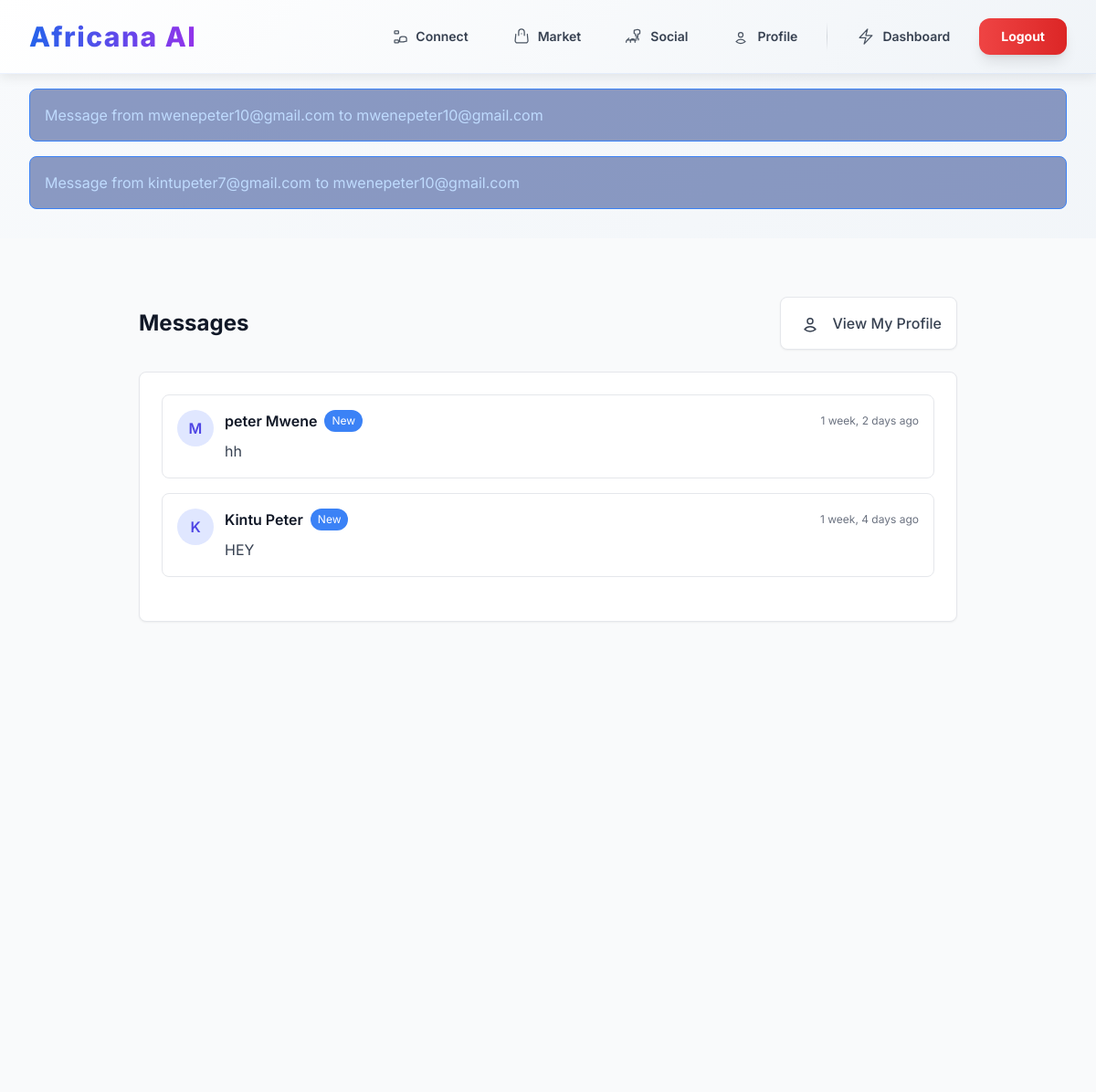
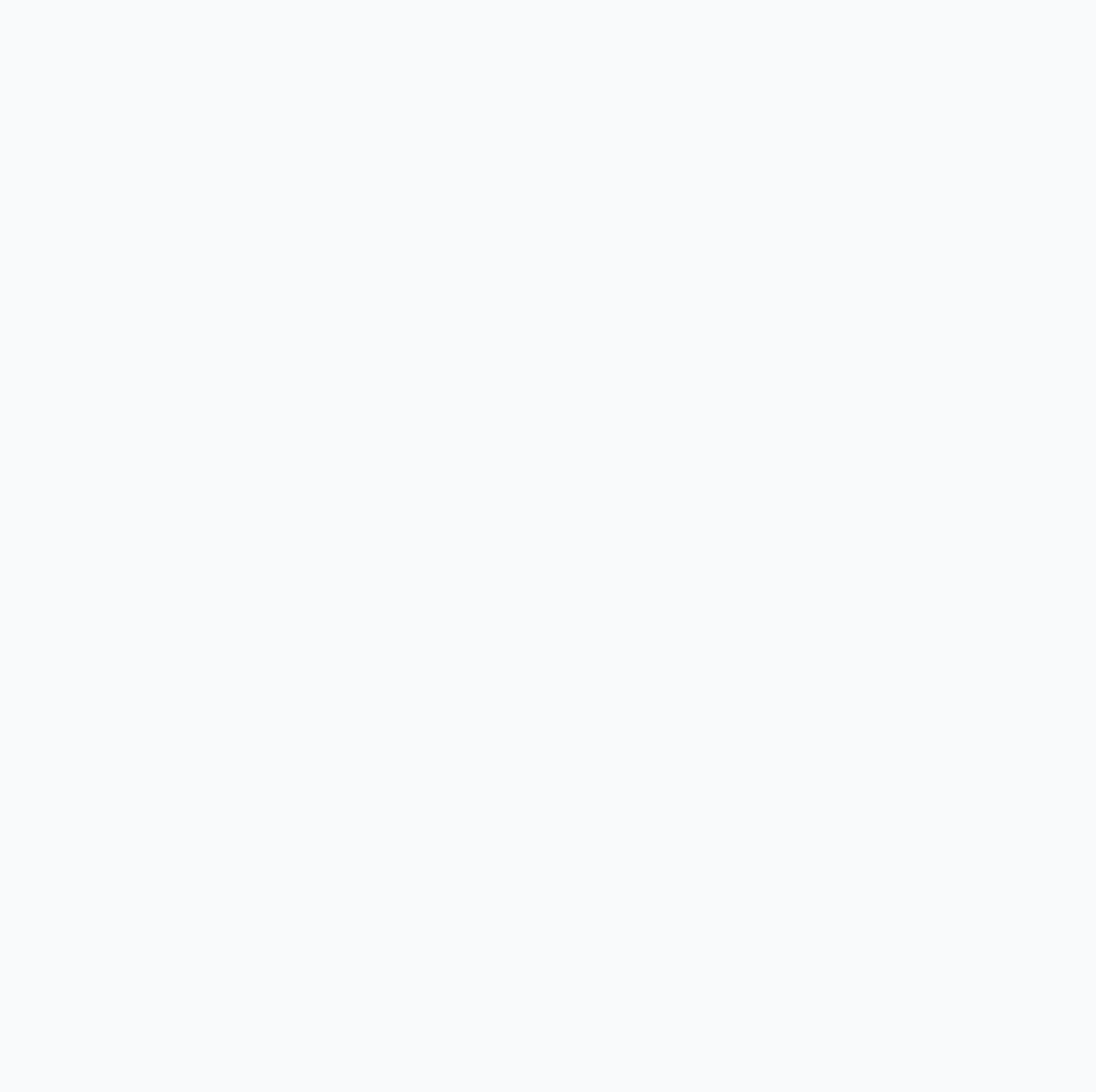
Page /hotel/inbox/ (signed in) on the committed database (2 pictures, top to bottom).
### hotel/models.py (models this page shows)
class Message(models.Model):
    sender = models.ForeignKey(settings.AUTH_USER_MODEL, on_delete=models.CASCADE, related_name='hotel_sent_messages')
    receiver = models.ForeignKey(settings.AUTH_USER_MODEL, on_delete=models.CASCADE, related_name='hotel_received_messages')
    content = models.TextField()
    is_read = models.BooleanField(default=False)
    created_at = models.DateTimeField(auto_now_add=True)
    def __str__(self):
        return f"Message from {self.sender.username} to {self.receiver.username}"
    class Meta:
        ordering = ['created_at']

### users/models.py (models this page shows, shortened)
class CustomUser(AbstractUser):
    headline = models.CharField(_("Headline"), max_length=255, blank=True, null=True,
                                help_text=_("A professional title or summary, like 'Senior Django Developer'"))
    about = models.TextField(_("About Summary"), blank=True, null=True,
                             help_text=_("A summary of your professional journey and goals."))
    location = models.CharField(_("Location"), max_length=100, blank=True, null=True)
    language = models.CharField(_("Preferred Language"), max_length=10, default='en',
                                help_text=_("User's preferred language for content, e.g., 'en', 'sw', 'fr'"))
    profile_image = CloudinaryField('profile_image', blank=True, null=True,
                                    help_text=_("Upload a professional profile picture."))
    user_type = models.CharField(_("User Type"), max_length=20, choices=[
        ('regular', 'Regular User'),
        ('investor', 'Investor'),
    ], default='regular', help_text=_("Type of user account."))
    is_approved = models.BooleanField(_("Is Approved"), default=False,
                                      help_text=_("Whether this investor account is approved to post partner content."))
    groups = models.ManyToManyField(
        Group,
        verbose_name=_('groups'),
        blank=True,
        related_name="customuser_set",
        related_query_name="customuser",
    )
    user_permissions = models.ManyToManyField(
        Permission,
        verbose_name=_('user permissions'),
        blank=True,
        related_name="customuser_permissions_set",
        related_query_name="customuser_permission",
    )
    def get_full_name(self):
        full_name = f"{self.first_name} {self.last_name}"
        return full_name.strip()

### hotel/views.py (the view)
# urls.py: path('inbox/', views.inbox, name='inbox'),
@login_required
def inbox(request):
    messages_list = Message.objects.filter(receiver=request.user).order_by('-created_at')
    return render(request, 'hotel/inbox.html', {'messages': messages_list})

### hotel/templates/hotel/inbox.html (shortened to what this page needs)
{% extends "base.html" %}
{% load static %}
{% block content %}
<div class="bg-gray-50 min-h-screen py-16 px-4">
    <div class="max-w-4xl mx-auto">
        <div class="flex flex-col md:flex-row md:items-center md:justify-between mb-6 gap-4">
            <h1 class="text-2xl font-bold text-gray-900">Messages</h1>
            <a href="{% url 'users:profile' %}" class="flex items-center space-x-2 bg-white border border-gray-200 rounded-lg px-4 py-2 text-gray-700 hover:text-indigo-600 hover:border-indigo-400 transition-colors shadow-sm">
                <span class="nav-icon-container">
                </span>
                <span class="text-base font-medium">View My Profile</span>
            </a>
        </div>
        <div class="bg-white rounded-lg shadow-sm border border-gray-200 p-6">
            {% if messages %}
                <div class="space-y-4 mb-6">
                    {% for message in messages %}
                    <div class="bg-white border border-gray-200 rounded-lg p-4 transition-all hover:shadow-md {% if not message.is_read %}bg-blue-50 border-blue-200{% endif %}">
                        <div class="flex items-start space-x-3">
                            <div class="w-10 h-10 bg-indigo-100 rounded-full flex items-center justify-center shrink-0">
                                <span class="text-indigo-600 font-semibold">{{ message.sender.username|first|upper }}</span>
                            </div>
                            <div class="flex-1">
                                <div class="flex items-center justify-between mb-2">
                                    <div class="flex items-center space-x-2">
                                        <h3 class="font-semibold text-gray-900">{{ message.sender.get_full_name|default:message.sender.username }}</h3>
                                        {% if not message.is_read %}
                                            <span class="bg-blue-500 text-white text-xs px-2 py-1 rounded-full">New</span>
                                        {% endif %}
                                    </div>
                                    <span class="text-gray-500 text-xs">{{ message.created_at|timesince }} ago</span>
                                </div>
                                <p class="text-gray-700 leading-relaxed">{{ message.content }}</p>
                            </div>
                        </div>
                    </div>
                    {% endfor %}
                </div>
            {% endif %}
        </div>
    </div>
</div>
{% endblock %}

### templates/base.html (shortened to what this page needs)
<!DOCTYPE html>
<html lang="en">
<head>
    <script src="https://cdn.tailwindcss.com"></script>
</head>
<body class="bg-white text-gray-900 min-h-screen flex flex-col">
    <header class="header-glass">
        <nav class="max-w-7xl mx-auto px-3 sm:px-4 lg:px-8">
            <div class="flex justify-between items-center h-14 sm:h-16 md:h-20">
                <div class="flex-shrink-0">
                    <a href="{% url 'languages:home' %}" class="text-2xl sm:text-3xl font-extrabold bg-gradient-to-r from-blue-600 to-purple-600 bg-clip-text text-transparent hover:from-blue-500 hover:to-purple-500 transition duration-150 tracking-wider">
                    </a>
                </div>
                <div class="hidden md:flex md:space-x-2 lg:space-x-4 items-center">
                    <a href="{% url 'social:social_feed' %}" class="nav-item group relative px-4 py-2 rounded-xl transition-all duration-300 ease-out hover:bg-gradient-to-r hover:from-blue-50 hover:to-purple-50 hover:shadow-lg hover:shadow-blue-500/10 transform hover:scale-105">
                        <div class="flex items-center space-x-2">
                            <span class="text-sm font-semibold text-gray-700 group-hover:text-blue-600 transition-colors duration-300">Connect</span>
                        </div>
                        <div class="absolute inset-0 bg-gradient-to-r from-blue-500/0 to-purple-500/0 group-hover:from-blue-500/5 group-hover:to-purple-500/5 rounded-xl transition-all duration-300"></div>
                    </a>
                    <a href="{% url 'eshop:product_list' %}" class="nav-item group relative px-4 py-2 rounded-xl transition-all duration-300 ease-out hover:bg-gradient-to-r hover:from-emerald-50 hover:to-teal-50 hover:shadow-lg hover:shadow-emerald-500/10 transform hover:scale-105">
                        <div class="flex items-center space-x-2">
                            <span class="text-sm font-semibold text-gray-700 group-hover:text-emerald-600 transition-colors duration-300">Market</span>
                        </div>
                        <div class="absolute inset-0 bg-gradient-to-r from-emerald-500/0 to-teal-500/0 group-hover:from-emerald-500/5 group-hover:to-teal-500/5 rounded-xl transition-all duration-300"></div>
                    </a>
                    <a href="{% url 'hotel:social_feed' %}" class="nav-item group relative px-4 py-2 rounded-xl transition-all duration-300 ease-out hover:bg-gradient-to-r hover:from-purple-50 hover:to-pink-50 hover:shadow-lg hover:shadow-purple-500/10 transform hover:scale-105">
                        <div class="flex items-center space-x-2">
                            <span class="text-sm font-semibold text-gray-700 group-hover:text-purple-600 transition-colors duration-300">Social</span>
                        </div>
                        <div class="absolute inset-0 bg-gradient-to-r from-purple-500/0 to-pink-500/0 group-hover:from-purple-500/5 group-hover:to-pink-500/5 rounded-xl transition-all duration-300"></div>
                    </a>
                    <a href="{% url 'users:profile' %}" class="nav-item group relative px-4 py-2 rounded-xl transition-all duration-300 ease-out hover:bg-gradient-to-r hover:from-indigo-50 hover:to-blue-50 hover:shadow-lg hover:shadow-indigo-500/10 transform hover:scale-105">
                        <div class="flex items-center space-x-2">
                            <span class="text-sm font-semibold text-gray-700 group-hover:text-indigo-600 transition-colors duration-300">Profile</span>
                        </div>
                        <div class="absolute inset-0 bg-gradient-to-r from-indigo-500/0 to-blue-500/0 group-hover:from-indigo-500/5 group-hover:to-blue-500/5 rounded-xl transition-all duration-300"></div>
                    </a>
                    {% if user.is_authenticated %}
                    <a href="{% url 'languages:user_profile' %}" class="nav-item group relative px-4 py-2 rounded-xl transition-all duration-300 ease-out hover:bg-gradient-to-r hover:from-green-50 hover:to-emerald-50 hover:shadow-lg hover:shadow-green-500/10 transform hover:scale-105">
                        <div class="flex items-center space-x-2">
                            <svg class="w-5 h-5 stroke-current text-gray-600 group-hover:text-green-600 transition-colors duration-300" xmlns="http://www.w3.org/2000/svg" fill="none" viewBox="0 0 24 24" stroke-width="1.5">
                                <path stroke-linecap="round" stroke-linejoin="round" d="M3.75 13.5l10.5-11.25L12 10.5h8.25L9.75 21.75 12 13.5H3.75Z" />
                            </svg>
                            <span class="text-sm font-semibold text-gray-700 group-hover:text-green-600 transition-colors duration-300">Dashboard</span>
                        </div>
                        <div class="absolute inset-0 bg-gradient-to-r from-green-500/0 to-emerald-500/0 group-hover:from-green-500/5 group-hover:to-emerald-500/5 rounded-xl transition-all duration-300"></div>
                    </a>
                    <a href="{% url 'languages:user_logout' %}" class="group relative inline-flex items-center justify-center px-6 py-2.5 rounded-xl shadow-lg text-sm font-bold text-white bg-gradient-to-r from-red-500 to-red-600 hover:from-red-600 hover:to-red-700 transition-all duration-300 ease-out transform hover:scale-105 hover:shadow-xl hover:shadow-red-500/25">
                        <span class="relative z-10">Logout</span>
                        <div class="absolute inset-0 bg-gradient-to-r from-red-400/0 to-red-500/0 group-hover:from-red-400/20 group-hover:to-red-500/20 rounded-xl transition-all duration-300"></div>
                    </a>
                    {% endif %}
                </div>
            </div>
        </nav>
    </header>
    <main class="flex-grow">
        {% if messages %}
        <div class="max-w-7xl mx-auto px-4 sm:px-6 lg:px-8 py-4">
            {% for message in messages %}
            <div class="mb-4 p-4 rounded-lg {% if message.tags == 'error' %}bg-red-900/50 border border-red-500 text-red-200{% elif message.tags == 'success' %}bg-green-900/50 border border-green-500 text-green-200{% else %}bg-blue-900/50 border border-blue-500 text-blue-200{% endif %}">
                {{ message }}
            </div>
            {% endfor %}
        </div>
        {% endif %}
        {% block content %}{% endblock %}
    </main>
</body>
</html>

### templates/base.html (style rules this page uses)
body { font-family: 'Inter', sans-serif; padding-bottom: 60px; background: linear-gradient(135deg, #f8fafc 0%, #f0f4f8 100%); }
@media (min-width: 768px) { body { padding-bottom: 0; } }
.header-glass { background: linear-gradient(135deg, rgba(255, 255, 255, 0.98) 0%, rgba(240, 244, 248, 0.98) 100%); backdrop-filter: blur(20px); -webkit-backdrop-filter: blur(20px); border-bottom: 1px solid rgba(59, 130, 246, 0.1); z-index: 100; position: sticky; top: 0; pointer-events: auto !important; box-shadow: 0 4px 12px rgba(0, 0, 0, 0.08); }
.nav-icon-container { position: relative; display: inline-flex; align-items: center; padding: 8px 4px; }

### rows in the picture
Message: sender+receiver "Message from mwenepeter10@gmail.com to mwenepeter10@gmail.com", sender.username|first "M", sender.get_full_name "peter Mwene", is_read "New", created_at "1 week, 2 days", content "hh"
Message: sender+receiver "Message from kintupeter7@gmail.com to mwenepeter10@gmail.com", sender.username|first "K", sender.get_full_name "Kintu Peter", is_read "New", created_at "1 week, 4 days", content "HEY"
